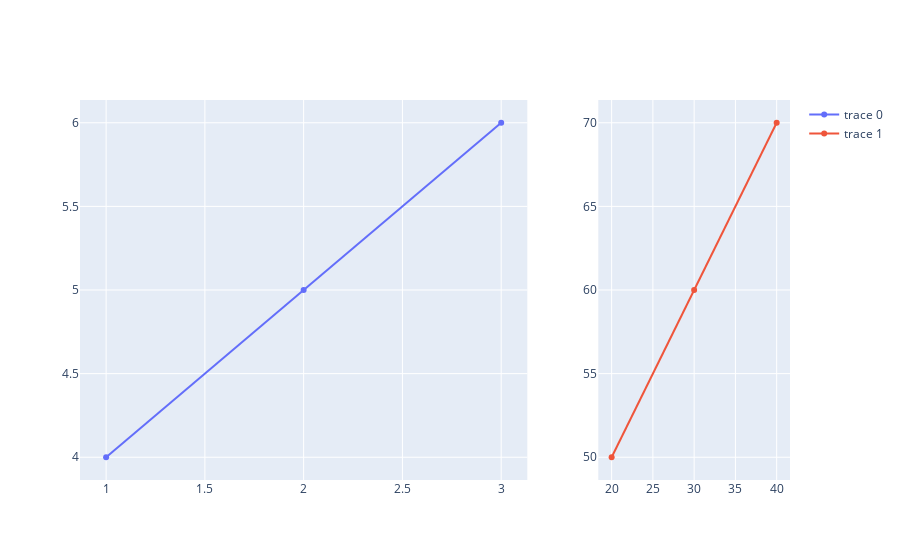

The cell this chart's notebook holds for it:
### Markdown cell above
<h4 id="Side-by-Side-Subplot">Side by Side Subplot<a class="anchor-link" href="#Side-by-Side-Subplot">¶</a></h4><p>The <code>column_widths</code> argument to <code>make_subplots</code> can be used to customize the relative widths of the columns in a subplot grid. It should be set to a list of numbers with a length that matches the <code>cols</code> argument.  These number will be normalized, so that they sum to 1, and used to compute the relative widths of the subplot grid columns. The <code>row_heights</code> argument serves the same purpose for controlling the relative heights of rows in the subplot grid.</p>
<p>Here is an example of creating a figure with two scatter traces in side-by-side subplots, where the left subplot is wider that the right.</p>

### Code cell
import plotly.graph_objects as go
from plotly.subplots import make_subplots

fig = make_subplots(rows=1, cols=2, column_widths=[0.7, 0.3])

fig.add_trace(go.Scatter(x=[1, 2, 3], y=[4, 5, 6]),
              row=1, col=1)

fig.add_trace(go.Scatter(x=[20, 30, 40], y=[50, 60, 70]),
              row=1, col=2)

fig.show()

### Figure 1 — Plotly figure (JSON) as saved in the notebook; plotly's stock layout.template omitted (floating-point values rounded to 4 significant figures)
{"data": [{"type": "scatter", "x": [1, 2, 3], "xaxis": "x", "y": [4, 5, 6], "yaxis": "y"}, {"type": "scatter", "x": [20, 30, 40], "xaxis": "x2", "y": [50, 60, 70], "yaxis": "y2"}], "layout": {"xaxis": {"anchor": "y", "domain": [0, 0.63]}, "xaxis2": {"anchor": "y2", "domain": [0.73, 1]}, "yaxis": {"anchor": "x", "domain": [0, 1]}, "yaxis2": {"anchor": "x2", "domain": [0, 1]}}}
